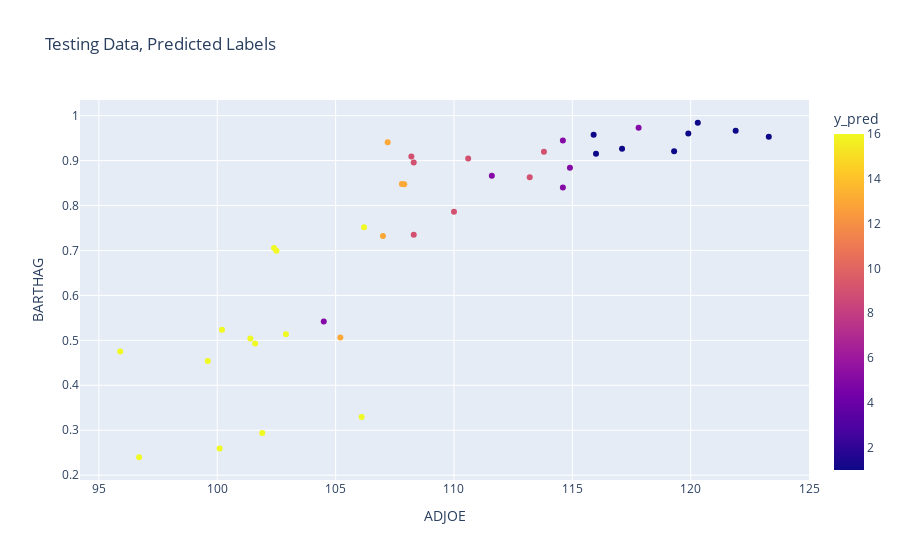

Notebook code for this chart:
### Code cell
fig = px.scatter(test_df, x='ADJOE', y='BARTHAG', color='y_pred', title = 'Testing Data, Predicted Labels')
fig.show()

### Figure 1 — Plotly figure (JSON) as saved in the notebook; plotly's stock layout.template omitted (floating-point values rounded to 4 significant figures)
{"data": [{"hovertemplate": "ADJOE=%{x}<br>BARTHAG=%{y}<br>y_pred=%{marker.color}<extra></extra>", "legendgroup": "", "marker": {"color": [9, 9, 1, 13, 1, 5, 16, 5, 16, 16, 16, 5, 16, 13, 9, 9, 5, 9, 9, 16, 16, 9, 13, 16, 1, 16, 16, 5, 16, 1, 1, 1, 1, 5, 13, 13, 1, 16, 16], "coloraxis": "coloraxis", "symbol": "circle"}, "mode": "markers", "name": "", "orientation": "v", "showlegend": false, "type": "scatter", "x": [108.2, 113.2, 123.3, 107, 115.9, 117.8, 100.1, 104.5, 102.9, 95.9, 101.9, 114.6, 106.1, 105.2, 108.3, 110, 114.9, 110.6, 108.3, 96.7, 102.5, 113.8, 107.9, 102.4, 116, 101.6, 106.2, 114.6, 99.6, 120.3, 121.9, 119.9, 117.1, 111.6, 107.8, 107.2, 119.3, 101.4, 100.2], "xaxis": "x", "y": [0.9089, 0.8631, 0.9531, 0.7324, 0.9575, 0.9728, 0.2591, 0.5417, 0.5136, 0.475, 0.2937, 0.84, 0.3293, 0.5063, 0.7352, 0.7864, 0.8839, 0.9045, 0.8955, 0.2398, 0.6992, 0.9195, 0.8473, 0.7057, 0.9154, 0.4929, 0.7519, 0.9449, 0.4538, 0.9842, 0.9663, 0.96, 0.9261, 0.8661, 0.8477, 0.9406, 0.9205, 0.5043, 0.5238], "yaxis": "y"}], "layout": {"coloraxis": {"colorbar": {"title": {"text": "y_pred"}}, "colorscale": [[0, "#0d0887"], [0.1111, "#46039f"], [0.2222, "#7201a8"], [0.3333, "#9c179e"], [0.4444, "#bd3786"], [0.5556, "#d8576b"], [0.6667, "#ed7953"], [0.7778, "#fb9f3a"], [0.8889, "#fdca26"], [1, "#f0f921"]]}, "legend": {"tracegroupgap": 0}, "title": {"text": "Testing Data, Predicted Labels"}, "xaxis": {"anchor": "y", "domain": [0, 1], "title": {"text": "ADJOE"}}, "yaxis": {"anchor": "x", "domain": [0, 1], "title": {"text": "BARTHAG"}}}}
